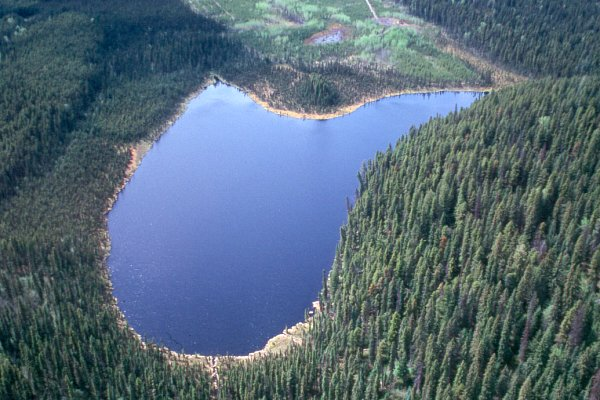
//> input picture figures/pic1.jpg, 600 x 400 px
$ ./main   (built with g++ and OpenCV 4)
//> lines starting //> are read from the running program, lines starting //| are printed output that depends on the picture; after the words box and inside, x2 and y2 are one past the last pixel; in counts of white or black regions, pixels touching at a corner belong together
//> further down, src is the input picture: 400 rows x 600 cols, CV_8UC3; mean B, G, R 120.9, 105.9, 85.8
### texture.h
//
//  texture.h
//  OtsuSegment
//
//  Created by simicah on 10/26/14.
//  Copyright (c) 2014 Yu. All rights reserved.
//

#include "opencv2/highgui/highgui.hpp"
#include "opencv2/imgproc/imgproc.hpp"
#include <iostream>
#include <stdio.h>
using namespace std;
using namespace cv;

#ifndef OtsuSegment_texture_h
#define OtsuSegment_texture_h

// calculate variance in a matrix
double calcVariance(Mat block){

    Scalar mean, stdev;
    meanStdDev(block, mean, stdev);

    return stdev[0]*stdev[0];

}
// generating texture channels --> normalize --> combine three channels
Mat createTextureImage(Mat src){


    Mat var_layer1(src.rows, src.cols, CV_64FC1, Scalar(0));
    Mat var_layer2(src.rows, src.cols, CV_64FC1, Scalar(0));
    Mat var_layer3(src.rows, src.cols, CV_64FC1, Scalar(0));

    Mat channel1(src.rows, src.cols, CV_8UC1, Scalar(0));
    Mat channel2(src.rows, src.cols, CV_8UC1, Scalar(0));
    Mat channel3(src.rows, src.cols, CV_8UC1, Scalar(0));

    for (int i = 3; i < src.rows-3; i++) {
        for (int j = 3; j < src.cols-3; j++) {
            Mat block3 = src(Rect(j-1,i-1,3,3));
            Mat block5 = src(Rect(j-2,i-2,5,5));
            Mat block7 = src(Rect(j-3,i-3,7,7));

            // calc variance for different block size
            var_layer1.at<double>(i,j) = calcVariance(block3);
            var_layer2.at<double>(i,j) = calcVariance(block5);
            var_layer3.at<double>(i,j) = calcVariance(block7);

        }
    }
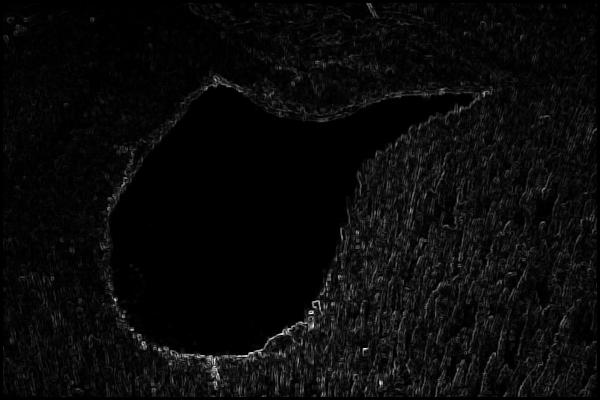
//> var_layer1: 400 rows x 600 cols, CV_64FC1; min 0, max 4277.4, mean 174.9; drawn with min black and max white
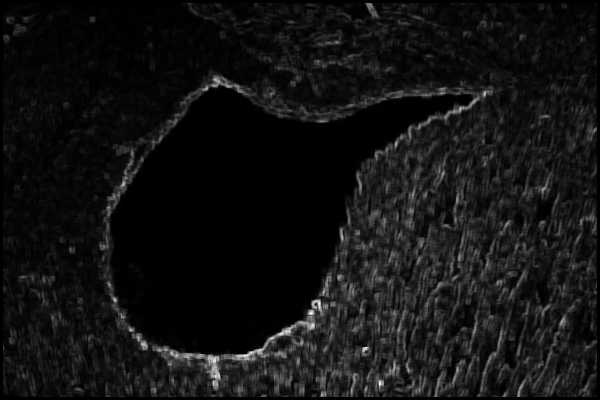
//> var_layer2: 400 rows x 600 cols, CV_64FC1; min 0, max 3487.1, mean 259.5; drawn with min black and max white
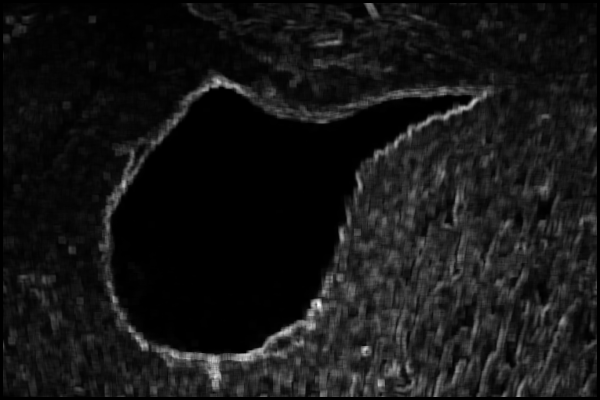
//> var_layer3: 400 rows x 600 cols, CV_64FC1; min 0, max 3483.4, mean 307.8; drawn with min black and max white
    double l1min, l1max, l2min, l2max, l3min, l3max;
    minMaxLoc(var_layer1, &l1min, &l1max);
//> l1min = 0; l1max = 4277.4
    minMaxLoc(var_layer2, &l2min, &l2max);
//> l2min = 0; l2max = 3487.1
    minMaxLoc(var_layer3, &l3min, &l3max);
//> l3min = 0; l3max = 3483.4
    // normalization
    for (int i = 0; i < src.rows; i++) {
        for (int j = 0; j < src.cols; j++) {
            //cout << var_layer1.at<double>(i,j) << endl;
            channel1.at<uchar>(i,j) = (uchar)round(var_layer1.at<double>(i,j)/l1max*255);
            channel2.at<uchar>(i,j) = (uchar)round(var_layer2.at<double>(i,j)/l2max*255);
            channel3.at<uchar>(i,j) = (uchar)round(var_layer3.at<double>(i,j)/l3max*255);
        }
    }

    vector<Mat> channels;
    Mat output;
    channels.push_back(channel1);
    channels.push_back(channel2);
    channels.push_back(channel3);

    merge(channels, output);
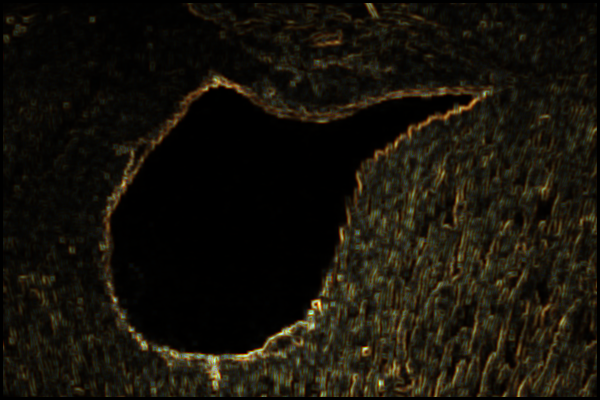
//> output: 400 rows x 600 cols, CV_8UC3; mean B, G, R 10.4, 18.9, 22.5

    return output;
}

#endif

### segment.h
//
//  segment.h
//  OtsuSegment
//
//  Created by simicah on 10/25/14.
//  Copyright (c) 2014 Yu. All rights reserved.
//

#include "opencv2/highgui/highgui.hpp"
#include "opencv2/imgproc/imgproc.hpp"
#include <iostream>
#include <stdio.h>
using namespace std;
using namespace cv;


#ifndef OtsuSegment_segment_h
#define OtsuSegment_segment_h
// display matrix
// [14 lines left out: function disp_mat, not called in this run]
// find the best value that maximize between-class variance
int findThreshold(Mat hist, double N, int histSize){

    double mut = 0;
    for (int i = 0; i < histSize; i++) {
        mut = mut + i * hist.at<float>(i,0)/N;
    }
    int threshold = 0, sigma = -1;
    for (int k = 0; k < histSize; k++){

        float omega0 = 0, omega1, mu0 = 0, mu1 = 0;
        for (int j = 0; j < k+1; j++) {
            omega0 = omega0 + hist.at<float>(j,0)/N;
            mu0 = mu0 + j * hist.at<float>(j,0)/N;

        }
        mu1 = mut - mu0;
        omega1 = 1 - omega0;
        //cout << N << endl;
        mu0 = mu0/omega0;
        mu1 = mu1/omega1;
        float sigmaB = omega0*omega1*(mu1-mu0)*(mu1-mu0);
        if (sigmaB > sigma) {
            sigma = sigmaB;
            threshold = k;
        }


    }
    return threshold;

}
// Otsu algorithm
Mat Otsu(Mat src){
    /// Separate the image in 3 places ( B, G and R )
    vector<Mat> bgr_planes;
    split( src, bgr_planes );

    /// Establish the number of bins
    int histSize = 256;

    /// Set the ranges ( for B,G,R) )
    float range[] = { 0, 256 } ;
    const float* histRange = { range };

    bool uniform = true; bool accumulate = false;

    Mat b_hist, g_hist, r_hist;

    /// Compute the histograms:
    calcHist( &bgr_planes[0], 1, 0, Mat(), b_hist, 1, &histSize, &histRange, uniform, accumulate );
//> b_hist = 256 values, max 52056 at index 0, min 0 at index 193, mean 937.5
    calcHist( &bgr_planes[1], 1, 0, Mat(), g_hist, 1, &histSize, &histRange, uniform, accumulate );
//> g_hist = 256 values, max 43107 at index 0, min 0 at index 210, mean 937.5
    calcHist( &bgr_planes[2], 1, 0, Mat(), r_hist, 1, &histSize, &histRange, uniform, accumulate );
//> r_hist = 256 values, max 39312 at index 0, min 0 at index 204, mean 937.5

    // find the best threshold
    // that maximize the between classes variance
    float N = src.rows * src.cols;
//> N = 240000
    int th1 = findThreshold(b_hist, N, histSize);
//> the loop in findThreshold, `for (int i = 0; i < histSize; i++)` made 256 passes
//> mut on passes 1 to 3: 0, 0.0786, 0.215
//> after the loop in findThreshold, `for (int i = 0; i < histSize; i++)`: mut = 10.4
//> the loop in findThreshold, `for (int k = 0; k < histSize; k++)` made 256 passes
//> (omega0, mu0, mu1, omega1, sigmaB, sigma) on passes 1 to 12: (0.217, 0, 13.28, 0.783, 29.97, 29), (0.296, 0.266, 14.65, 0.704, 43.1, 43), (0.363, 0.59, 16.01, 0.637, 54.98, 54), (0.425, 0.938, 17.39, 0.575, 66.15, 66), (0.478, 1.28, 18.77, 0.522, 76.29, 76), (0.525, 1.61, 20.12, 0.475, 85.43, 85), (0.566, 1.93, 21.45, 0.434, 93.59, 93), (0.602, 2.23, 22.76, 0.398, 101, 100), (0.633, 2.52, 24.01, 0.367, 107.3, 107), (0.661, 2.79, 25.24, 0.339, 112.9, 112), (0.687, 3.06, 26.49, 0.313, 118.1, 118), (0.709, 3.31, 27.71, 0.291, 122.7, 122)
//> (omega0, mu0, mu1, omega1, sigmaB) on passes 28 to 33: (0.901, 6.41, 46.62, 0.0993, 144.7), (0.907, 6.55, 47.84, 0.0932, 144.1), (0.912, 6.68, 48.95, 0.088, 143.5), (0.917, 6.81, 50.13, 0.0829, 142.6), (0.922, 6.94, 51.33, 0.078, 141.7), (0.926, 7.06, 52.47, 0.0737, 140.7)
//> after the loop in findThreshold, `for (int k = 0; k < histSize; k++)`: sigma = 145; threshold = 26
//> th1 = 26
    int th2 = findThreshold(g_hist, N, histSize);
//> the loop in findThreshold (call 2), `for (int i = 0; i < histSize; i++)` made 256 passes
//> mut on passes 1 to 3: 0, 0.0518, 0.105
//> the loop in findThreshold (call 2), `for (int k = 0; k < histSize; k++)` made 256 passes
//> (omega0, mu0, mu1, omega1, sigmaB, sigma) on passes 1 to 12: (0.18, 0, 23.1, 0.82, 78.59, 78), (0.231, 0.224, 24.58, 0.769, 105.5, 105), (0.258, 0.408, 25.4, 0.742, 119.6, 119), (0.287, 0.668, 26.3, 0.713, 134.4, 134), (0.316, 0.977, 27.26, 0.684, 149.4, 149), (0.347, 1.34, 28.32, 0.653, 165, 165), (0.378, 1.72, 29.43, 0.622, 180.6, 180), (0.408, 2.1, 30.56, 0.592, 195.6, 195), (0.436, 2.48, 31.69, 0.564, 209.7, 209), (0.463, 2.86, 32.8, 0.537, 222.9, 222), (0.488, 3.22, 33.92, 0.512, 235.4, 235), (0.51, 3.57, 34.98, 0.49, 246.6, 246)
//> (omega0, mu0, mu1, omega1, sigmaB) on pass 15: (0.57, 4.55, 38.01, 0.43, 274.5)
    int th3 = findThreshold(r_hist, N, histSize);

    cout << th1 << endl;
//| 26
    cout << th2 << endl;
//| 35
    cout << th3 << endl;
//| 35

    Mat bimage(src.rows, src.cols, CV_8UC1);
    for (int i = 0; i < bimage.rows; i++) {
        for (int j = 0; j < bimage.cols; j++) {
            if (((int)bgr_planes[0].at<uchar>(i,j) >= th1) &&\
                ((int)bgr_planes[1].at<uchar>(i,j) >= th2) &&\
                ((int)bgr_planes[2].at<uchar>(i,j) >= th3) ) {
                bimage.at<uchar>(i, j) = 255;
                //bimage.at<uchar>(i, j) = 0;
                //src.at<Vec3b>(i,j) = Vec3b(0,0,0);
            }else{
                bimage.at<uchar>(i, j) = 0;
                src.at<Vec3b>(i,j) = Vec3b(0,0,0);
                //bimage.at<uchar>(i, j) = 255;
            }

        }
    }
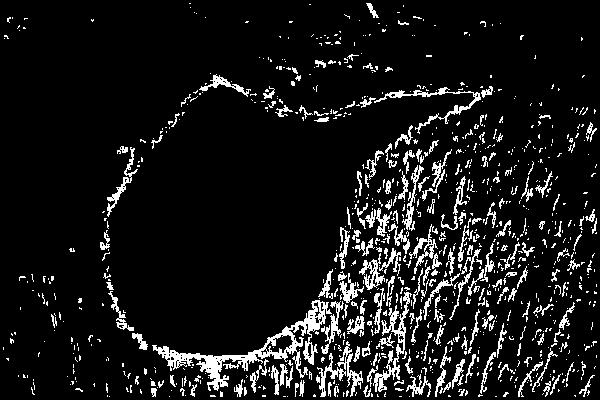
//> bimage: 400 rows x 600 cols, CV_8UC1; 9.3% white in thin lines or dots
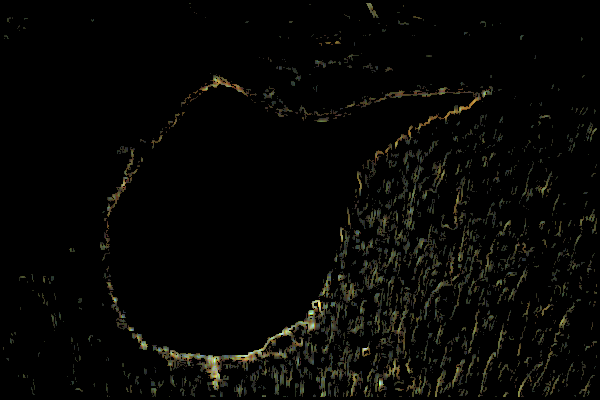
//> src: 400 rows x 600 cols, CV_8UC3; mean B, G, R 4.4, 6.4, 6.4
    try {
        imwrite("image_mask.png", bimage);
        imwrite("image_overlay.png", src);
    }
    catch (runtime_error& ex) {
        fprintf(stderr, "Exception converting image to PNG format: %s\n", ex.what());
    }
    return bimage;
}
// check if one pixel is of true contour
bool isConnEdge(Mat block){
    // block is 3 by 3
    int flag = 0;
    if (block.at<uchar>(1,1) == 255) {
        flag++;
    }
    Scalar mean = cv::mean(block);
    if (mean[0] >= 56 && mean[0] < 255) {
        flag++;
    }
    return flag==2;
}
// extract contour from binary mask
Mat findContour(Mat src){
    Mat contour(src.rows, src.cols, CV_8UC1, Scalar(0));

    for (int i = 1; i < src.rows-1; i++) {
        for (int j = 1; j < src.cols-1; j++) {
            //cout << i << "::" << j << endl;
            Mat block = src(Rect(j-1,i-1,3,3));
            //disp_mat(block);
            if (src.at<uchar>(i,j) == 255 && isConnEdge(block)) {
                contour.at<uchar>(i,j) = 255;
            }

        }
    }
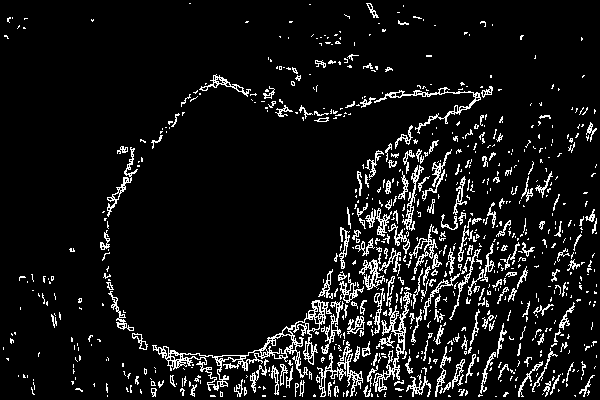
//> contour: 400 rows x 600 cols, CV_8UC1; 8.3% white in thin lines or dots

    return contour;
}


#endif

### main.cpp
//
//  main.cpp
//  OtsuSegment
//
//  Created by simicah on 10/25/14.
//  Copyright (c) 2014 Yu. All rights reserved.
//

#include "opencv2/highgui/highgui.hpp"
#include "opencv2/imgproc/imgproc.hpp"
#include <iostream>
#include <stdio.h>
#include "segment.h"
#include "texture.h"

using namespace std;
using namespace cv;


/**
 * @function main
 */
int main( int argc, char** argv )
{
    Mat src, dst;

    /// Load image
    src = imread("pic1.jpg", 1); // use 2 for texture image

    if (src.empty()) {
        cout<<"Error loading the image.." << endl;
    }
    imshow("test", src);

    Mat texture = createTextureImage(src);
    Mat bimage = Otsu(texture); // Otsu(texture)
    Mat ctimage = findContour(bimage);

    try {
        imwrite("image_contour.png", ctimage);
    }
    catch (runtime_error& ex) {
        fprintf(stderr, "Exception converting image to PNG format: %s\n", ex.what());
    }

    // [9 lines of commented-out code are left out]


    waitKey(0);

    return 0;
}
